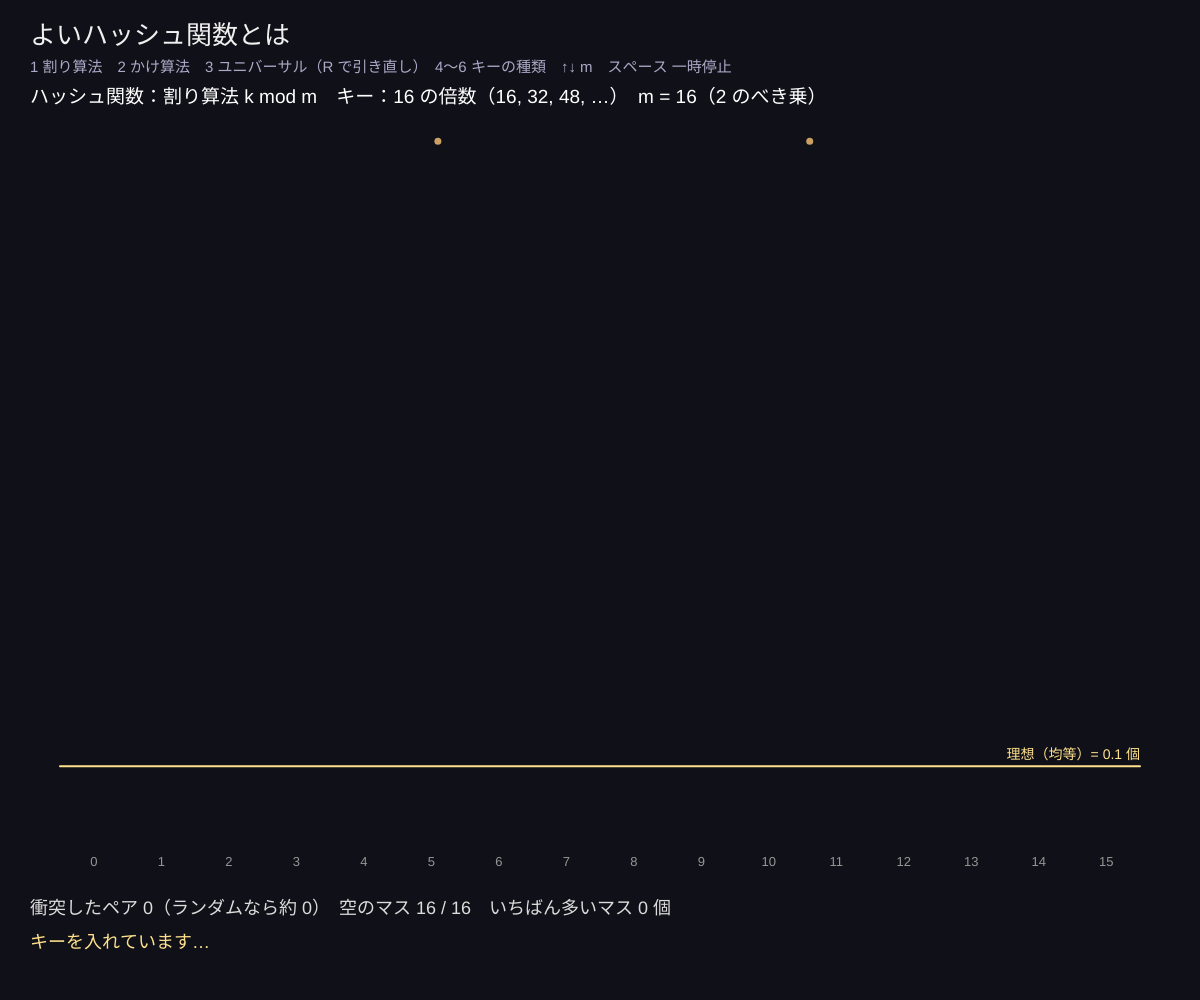
Frame 1 (no input)
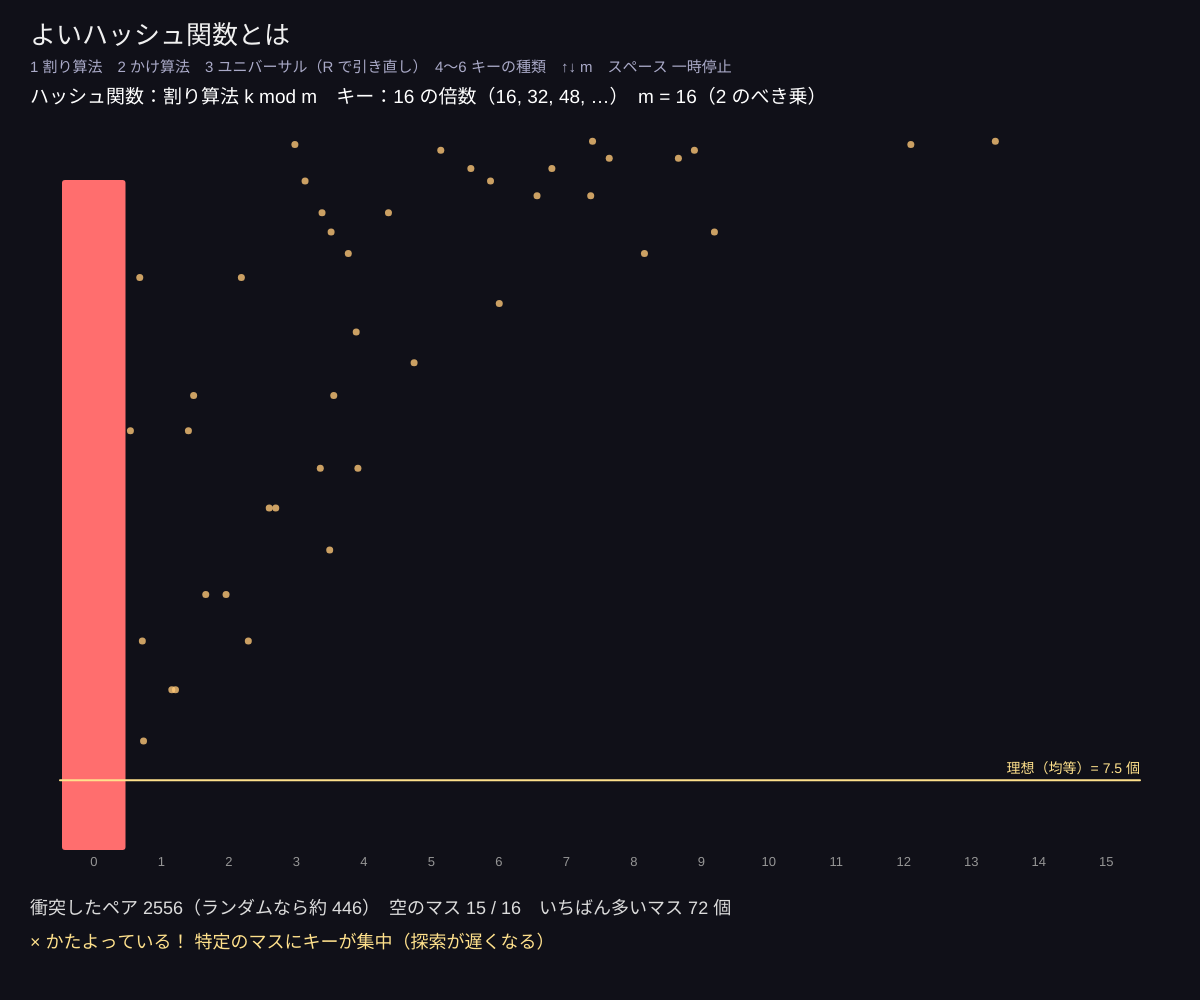
Frame 60 (no input)
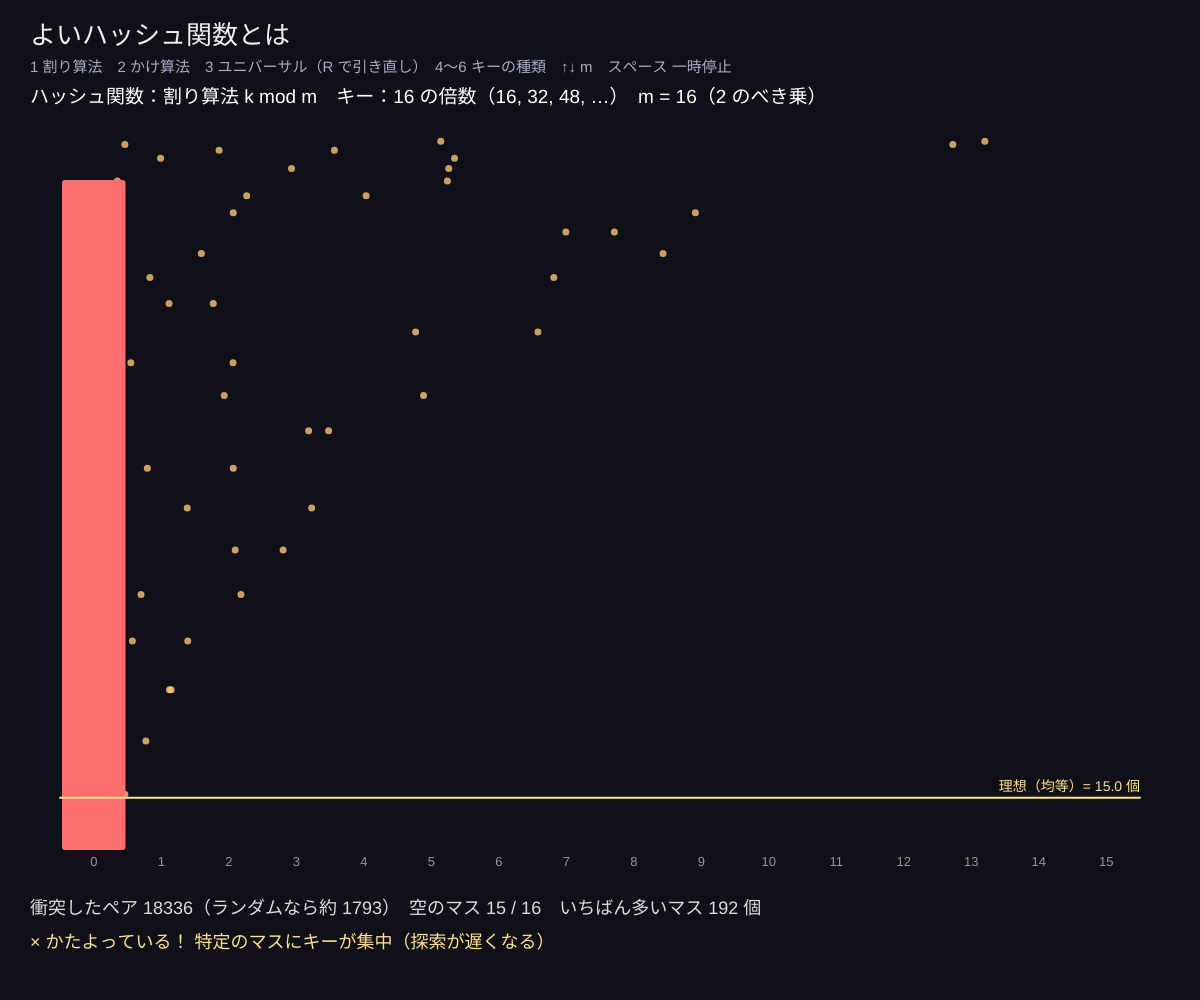
Frame 120 (the mouse pressed at the canvas centre since frame 60)

The p5.js sketch that drew these frames (run headless with seeded random() and noise() and a simulated clock; from frame 60 on, the mouse is pressed at the canvas centre):

// p5.js sketch
// ── sketch.js
// ============================================
// 06 よいハッシュ関数とは
// よいハッシュ関数 = キーをマスに「均等に」ばらまく。キーにかたよった規則があっても崩れないことが大切
// 割り算法 h(k) = k mod m：m が 2 のべき乗だと、下のビットしか見ないので規則的なキーに弱い
// かけ算法 h(k) = ⌊m (kA mod 1)⌋：m は何でもよい
// ユニバーサル・ハッシュ h(k) = ((ak + b) mod p) mod m：a, b を毎回ランダムに選ぶ → どんな悪いキーの並びにも平均では強い
// 操作：1 = 割り算法 / 2 = かけ算法 / 3 = ユニバーサル（R で a, b を引き直す）
//       4 = ランダムなキー / 5 = 16 の倍数のキー / 6 = 連番のキー / ↑↓ = m / スペース = 一時停止
// ============================================

let m = 16;          // ★ マスの数（16 と 17 で割り算法をくらべよう）
let nKeys = 240;     // ★ キーの個数
let p = 1000003;     // ユニバーサル・ハッシュで使う素数（キーより大きい）
let A = (Math.sqrt(5) - 1) / 2;
let a = 1, b = 0;
let method = 1, keySet = 5;
let keys = [], placed = 0, counts = [], drops = [], paused = false;
let names = { 1: '割り算法 k mod m', 2: 'かけ算法 ⌊m(kA mod 1)⌋', 3: 'ユニバーサル ((ak+b) mod p) mod m' };
let setNames = { 4: 'ランダム', 5: '16 の倍数（16, 32, 48, …）', 6: '連番（1000, 1001, …）' };

function setup() {
  createCanvas(windowWidth, windowHeight);
  drawAB();
  restart();
}
function drawAB() { a = floor(random(1, p)); b = floor(random(0, p)); }

function hashOf(k) {
  if (method === 1) return k % m;
  if (method === 2) return floor(m * ((k * A) % 1));
  return Number((BigInt(a) * BigInt(k) + BigInt(b)) % BigInt(p)) % m; // 大きな数のかけ算は BigInt で正確に
}
function makeKeys() {
  keys = [];
  for (let i = 0; i < nKeys; i++) {
    if (keySet === 4) keys.push(floor(random(1, 100000)));
    if (keySet === 5) keys.push(16 * (i + 1));
    if (keySet === 6) keys.push(1000 + i);
  }
}
function restart() { makeKeys(); placed = 0; counts = new Array(m).fill(0); drops = []; }

function draw() {
  background(16, 16, 24);
  // キーを 1 フレームに 2 個ずつ落とす
  for (let s = 0; s < 2 && !paused && placed < keys.length; s++) {
    let k = keys[placed++], hb = hashOf(k);
    drops.push({ k, hb, t: 0, x0: random(width * 0.1, width * 0.9) });
  }
  let bx = 60, bw = (width - 120) / m, base = height - 150;
  for (let d of drops) d.t += 0.04;
  for (let d of drops) if (d.t >= 1 && !d.done) { counts[d.hb]++; d.done = true; }
  drops = drops.filter((d) => !d.done);

  noStroke(); fill(240); textAlign(LEFT, TOP); textSize(26);
  text('よいハッシュ関数とは', 30, 24);
  fill(170, 170, 200); textSize(15);
  text('1 割り算法　2 かけ算法　3 ユニバーサル（R で引き直し）　4〜6 キーの種類　↑↓ m　スペース 一時停止', 30, 60);
  fill(255); textSize(19);
  text(`ハッシュ関数：${names[method]}　キー：${setNames[keySet]}　m = ${m}${m && (m & (m - 1)) === 0 ? '（2 のべき乗）' : ''}`, 30, 88);
  if (method === 3) { fill(170); textSize(14); text(`a = ${a}, b = ${b}, p = ${p}`, 30, 116); }

  // 落ちてくるキー
  for (let d of drops) {
    let x = lerp(d.x0, bx + (d.hb + 0.5) * bw, d.t), y = lerp(140, base, d.t * d.t);
    fill(255, 200, 120, 200); circle(x, y, 7);
  }
  // 棒グラフ
  let ideal = placed / m, mx = max(1, max(counts), ideal * 2);
  for (let i = 0; i < m; i++) {
    let hgt = (counts[i] / mx) * (base - 180);
    fill(counts[i] > ideal * 1.8 ? color(255, 110, 110) : color(120, 170, 255));
    rect(bx + i * bw + 2, base - hgt, bw - 4, hgt, 3);
    fill(150); textAlign(CENTER, TOP); textSize(min(13, bw * 0.5));
    text(i, bx + (i + 0.5) * bw, base + 6);
  }
  stroke(255, 225, 140); strokeWeight(2);
  let iy = base - (ideal / mx) * (base - 180);
  line(bx, iy, width - 60, iy);
  noStroke(); fill(255, 225, 140); textAlign(RIGHT, BOTTOM); textSize(14);
  text(`理想（均等）= ${nf(ideal, 1, 1)} 個`, width - 60, iy - 4);

  // 衝突の数：同じマスのペアの数 Σ C(c, 2)
  let coll = counts.reduce((s, c) => s + (c * (c - 1)) / 2, 0);
  let expect = (placed * (placed - 1)) / (2 * m);
  let empty = counts.filter((c) => c === 0).length;
  fill(220); textAlign(LEFT, TOP); textSize(18);
  text(`衝突したペア ${coll}（ランダムなら約 ${round(expect)}）　空のマス ${empty} / ${m}　いちばん多いマス ${max(counts)} 個`, 30, height - 100);
  fill(255, 225, 140);
  text(verdict(coll, expect, empty), 30, height - 66);
}
function verdict(coll, expect, empty) {
  if (placed < 20) return 'キーを入れています…';
  if (coll > expect * 2 || empty > m / 2) return '× かたよっている！ 特定のマスにキーが集中（探索が遅くなる）';
  return '○ ほぼ均等にばらけている';
}
function keyPressed() {
  if (key >= '1' && key <= '3') { method = int(key); if (method === 3) drawAB(); restart(); }
  if (key >= '4' && key <= '6') { keySet = int(key); restart(); }
  if (key.toLowerCase() === 'r') { drawAB(); restart(); }
  if (key === UP_ARROW) { m = min(40, m + 1); restart(); }
  if (key === DOWN_ARROW) { m = max(2, m - 1); restart(); }
  if (key === ' ') paused = !paused;
}
function windowResized() { resizeCanvas(windowWidth, windowHeight); }

// ---------- やってみよう ----------
// 1. 1（割り算法）+ 5（16 の倍数）+ m = 16 → 全部 0 番へ！ ↑ で m = 17（素数）にすると？
// 2. 同じ 16 の倍数でも 2（かけ算法）や 3（ユニバーサル）なら均等になる
// 3. 実際のソフトでは、パスワードなどは暗号学的ハッシュ（SHA-256）、表には高速なハッシュ（xxHash や SipHash など）を使い分ける
